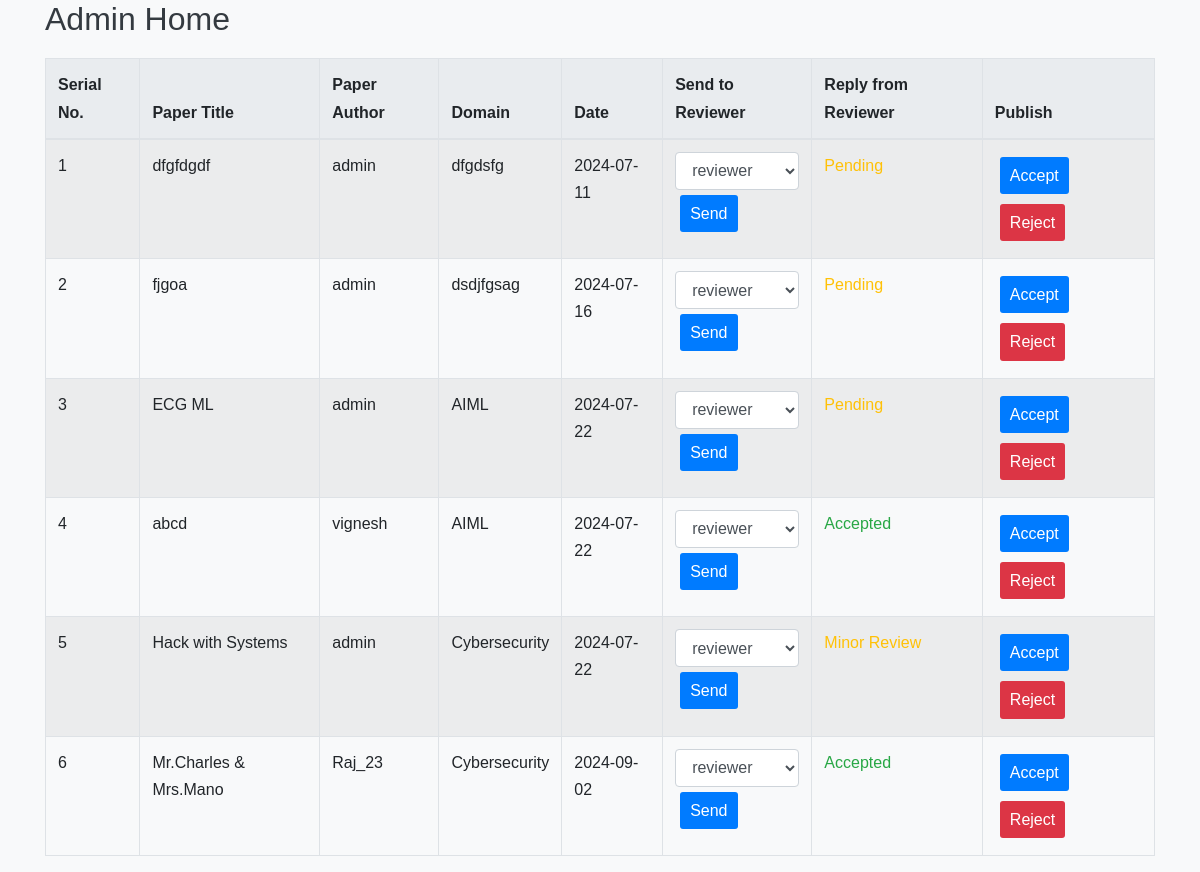
The page /accounts/admin-home/ (signed in) on the database its author committed.
### accounts/models.py (models this page shows, shortened)
class UploadedFile(models.Model):
    user = models.ForeignKey(User, on_delete=models.CASCADE)
    title = models.CharField(max_length=255)
    user_name = models.CharField(max_length=255)
    domain = models.CharField(max_length=255)
    file = models.FileField(upload_to='uploads/')
    uploaded_at = models.DateTimeField(auto_now_add=True)
    uploaded_to_home2 = models.BooleanField(null=True, blank=True, default=None)  # Allow null and blank
    reviewer_feedback = models.CharField(max_length=20, choices=[('accepted', 'Accepted'), ('rejected', 'Rejected'), ('pending', 'Pending')], default='pending')
    reviewer = models.ForeignKey(User, related_name='reviewed_files', on_delete=models.SET_NULL, null=True, blank=True)
    reviewer_comment = models.TextField(null=True, blank=True)

### accounts/views.py (the view, shortened to what this page needs)
# urls.py: path('admin-home/', views.admin_home, name='admin_home'),
@login_required
@user_passes_test(is_admin)
def admin_home(request):
    files = UploadedFile.objects.all()
    reviewers = User.objects.filter(userprofile__is_reviewer=True)
    return render(request, 'admin_home.html', {'files': files, 'reviewers': reviewers})

### accounts/views.py (called while the page is built)
def is_admin(user):
    return user.is_staff

### accounts/templates/admin_home.html (shortened to what this page needs)
<!DOCTYPE html>
<html>
<head>
    <link rel="stylesheet" href="https://cdnjs.cloudflare.com/ajax/libs/twitter-bootstrap/4.5.0/css/bootstrap.min.css">
</head>
<body>
    <div class="container">
        <h2>Admin Home</h2>
        <table class="table table-striped">
            <thead>
                <tr>
                    <th>Serial No.</th>
                    <th>Paper Title</th>
                    <th>Paper Author</th>
                    <th>Domain</th>
                    <th>Date</th>
                    <th>Send to Reviewer</th>
                    <th>Reply from Reviewer</th>
                    <th>Publish</th>
                </tr>
            </thead>
            <tbody>
                {% for file in files %}
                    <tr>
                        <td>{{ forloop.counter }}</td>
                        <td>{{ file.title }}</td>
                        <td>{{ file.user.username }}</td>
                        <td>{{ file.domain }}</td>
                        <td>{{ file.uploaded_at|date:"Y-m-d" }}</td>
                        <td>
                            <form method="post">
                                <select name="reviewer_id" class="form-control">
                                    {% for reviewer in reviewers %}
                                        <option value="{{ reviewer.id }}">{{ reviewer.username }}</option>
                                    {% endfor %}
                                </select>
                                <button type="submit" name="action" value="send_to_reviewer" class="action-button">Send</button>
                            </form>
                        </td>
                        <td class="{% if file.reviewer_feedback == 'accepted' %}status-accepted{% elif file.reviewer_feedback == 'rejected' %}status-rejected{% elif file.reviewer_feedback == 'minor_review' %}status-minor_review{% elif file.reviewer_feedback == 'major_review' %}status-major_review{% else %}status-pending{% endif %}">
                            {% if file.reviewer_feedback == 'accepted' %}
                                Accepted
                            {% elif file.reviewer_feedback == 'rejected' %}
                                Rejected
                            {% elif file.reviewer_feedback == 'minor_review' %}
                                Minor Review
                            {% elif file.reviewer_feedback == 'major_review' %}
                                Major Review
                            {% else %}
                                Pending
                            {% endif %}
                        </td>
                        <td>
                            <form method="post">
                                <button type="submit" name="action" value="accept_home2" class="action-button">Accept</button>
                                <button type="submit" name="action" value="reject_home2" class="action-button reject">Reject</button>
                            </form>
                        </td>
                    </tr>
                {% endfor %}
            </tbody>
        </table>
    </div>
</body>
</html>

### accounts/templates/admin_home.html (style rules this page uses)
body { font-family: 'Poppins', sans-serif; font-weight: 300; line-height: 1.7; color: #343a40; background-color: #f8f9fa; }
table { width: 100%; margin: 20px auto; border-collapse: collapse; }
th, td { padding: 10px; text-align: left; border: 1px solid #dee2e6; }
th { background-color: #e9ecef; }
.status-pending { color: #ffc107; }
.status-accepted { color: #28a745; }
.status-minor_review { color: #ffc107; }
.action-button { padding: 5px 10px; margin: 5px; background-color: #007bff; color: #ffffff; border: none; cursor: pointer; border-radius: 3px; }
.action-button.reject { background-color: #dc3545; }

### rows shown on the page
UploadedFile: title "dfgfdgdf", user.username "admin", domain "dfgdsfg", uploaded_at "2024-07-11", reviewer_feedback "Pending"
UploadedFile: title "fjgoa", user.username "admin", domain "dsdjfgsag", uploaded_at "2024-07-16", reviewer_feedback "Pending"
UploadedFile: title "ECG ML", user.username "admin", domain "AIML", uploaded_at "2024-07-22", reviewer_feedback "Pending"
UploadedFile: title "abcd", user.username "vignesh", domain "AIML", uploaded_at "2024-07-22", reviewer_feedback "Accepted"
UploadedFile: title "Hack with Systems", user.username "admin", domain "Cybersecurity", uploaded_at "2024-07-22", reviewer_feedback "Minor Review"
UploadedFile: title "Mr.Charles & Mrs.Mano", user.username "Raj_23", domain "Cybersecurity", uploaded_at "2024-09-02", reviewer_feedback "Accepted"

### other values the page prints
form field reviewer_id "reviewer"
